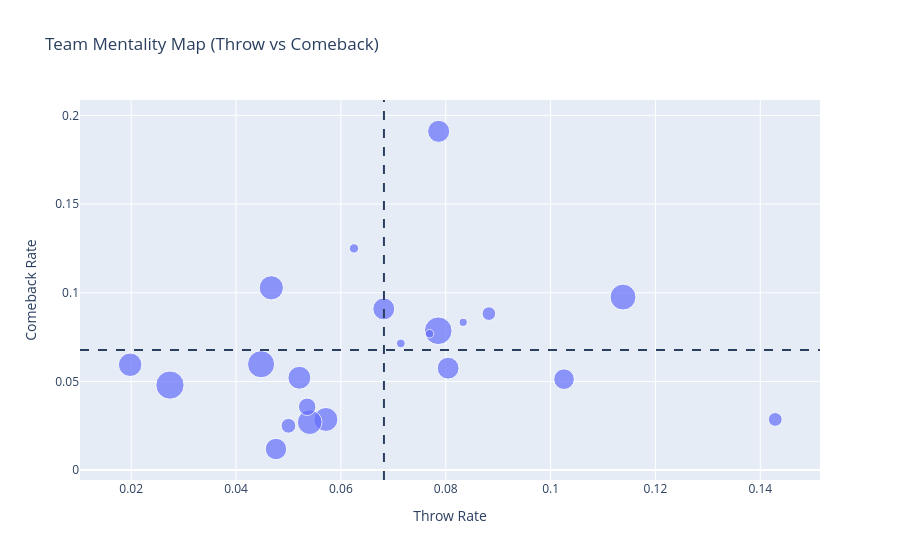

The notebook cell saved with this chart:
### Code cell
# Scatter plot to analyze team mentality (throw vs comeback behavior)

fig = px.scatter(
    mental,
    x="throw_rate",
    y="comeback_rate",
    hover_name="team_name",
    size="total_matches",
    title="Team Mentality Map (Throw vs Comeback)"
)

# Add reference lines (mean values)
fig.add_hline(y=mental["comeback_rate"].mean(), line_dash="dash")
fig.add_vline(x=mental["throw_rate"].mean(), line_dash="dash")
fig.update_layout(xaxis_title="Throw Rate",yaxis_title="Comeback Rate")
fig.show()

### Figure 1 — Plotly figure (JSON) as saved in the notebook; plotly's stock layout.template omitted (floating-point values rounded to 4 significant figures)
{"data": [{"hovertemplate": "<b>%{hovertext}</b><br><br>throw_rate=%{x}<br>comeback_rate=%{y}<br>total_matches=%{marker.size}<extra></extra>", "hovertext": ["Natus Vincere", "Team Falcons", "Team Spirit", "Tundra Esports", "Aurora Gaming", "Team Liquid", "MOUZ", "Xtreme Gaming", "PARIVISION", "HEROIC", "Yakult Brothers", "Team Yandex", "BetBoom Team", "Nigma Galaxy", "GamerLegion", "Team Nemesis", "Pipsqueak+4", "Execration", "OG", "Team Tidebound", "paiN Gaming", "Vici Gaming"], "legendgroup": "", "marker": {"color": "#636efa", "size": [89, 123, 107, 140, 88, 134, 146, 101, 87, 96, 78, 105, 111, 34, 56, 16, 14, 40, 84, 35, 13, 12], "sizemode": "area", "sizeref": 0.365, "symbol": "circle"}, "mode": "markers", "name": "", "orientation": "v", "showlegend": false, "type": "scatter", "x": [0.07865, 0.1138, 0.04673, 0.07857, 0.06818, 0.04478, 0.0274, 0.0198, 0.08046, 0.05208, 0.1026, 0.05714, 0.05405, 0.08824, 0.05357, 0.0625, 0.07143, 0.05, 0.04762, 0.1429, 0.07692, 0.08333], "xaxis": "x", "y": [0.191, 0.09756, 0.1028, 0.07857, 0.09091, 0.0597, 0.04795, 0.05941, 0.05747, 0.05208, 0.05128, 0.02857, 0.02703, 0.08824, 0.03571, 0.125, 0.07143, 0.025, 0.0119, 0.02857, 0.07692, 0.08333], "yaxis": "y"}], "layout": {"legend": {"itemsizing": "constant", "tracegroupgap": 0}, "shapes": [{"line": {"dash": "dash"}, "type": "line", "x0": 0, "x1": 1, "xref": "x domain", "y0": 0.06775, "y1": 0.06775, "yref": "y"}, {"line": {"dash": "dash"}, "type": "line", "x0": 0.06821, "x1": 0.06821, "xref": "x", "y0": 0, "y1": 1, "yref": "y domain"}], "title": {"text": "Team Mentality Map (Throw vs Comeback)"}, "xaxis": {"anchor": "y", "domain": [0, 1], "title": {"text": "Throw Rate"}}, "yaxis": {"anchor": "x", "domain": [0, 1], "title": {"text": "Comeback Rate"}}}}
